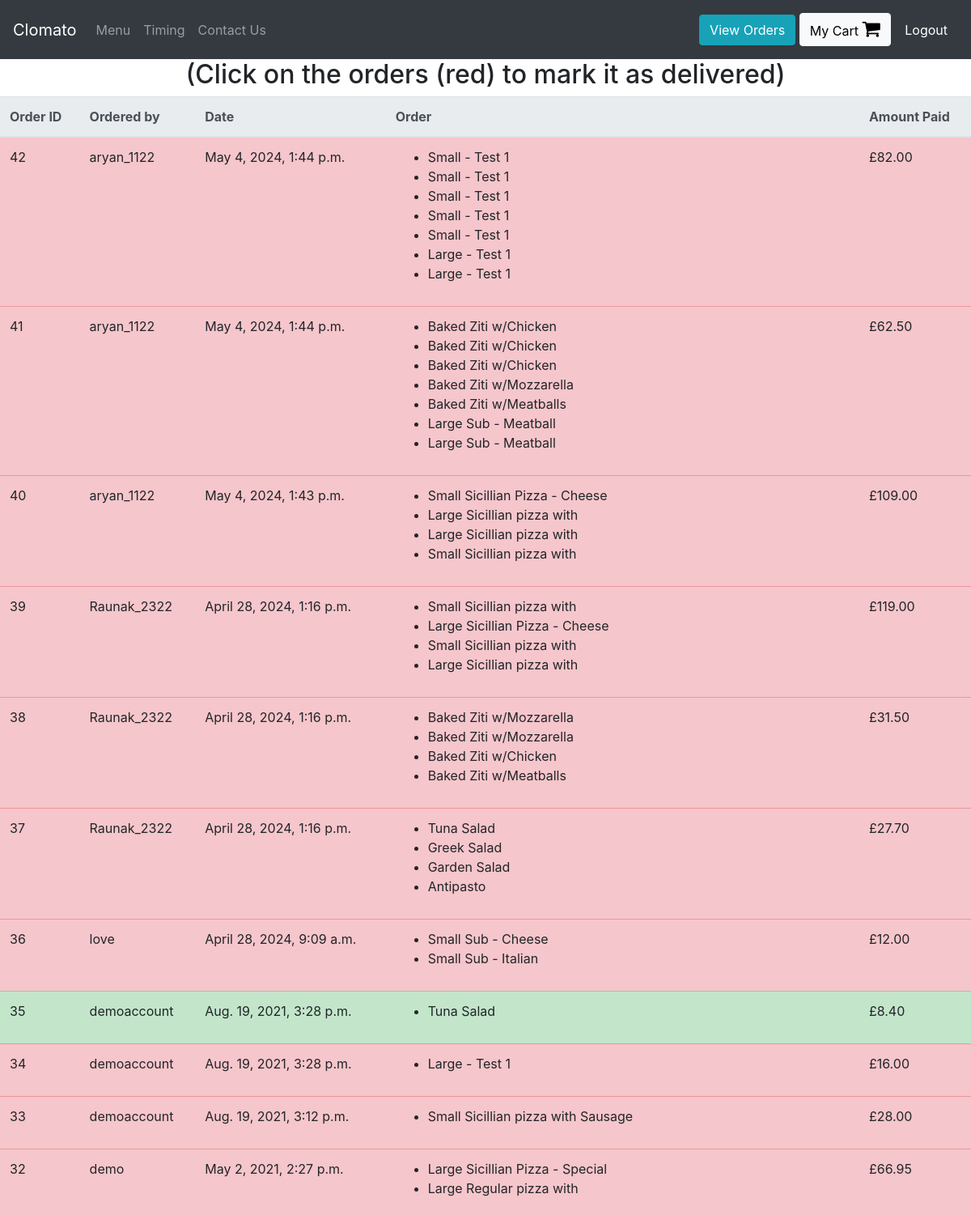
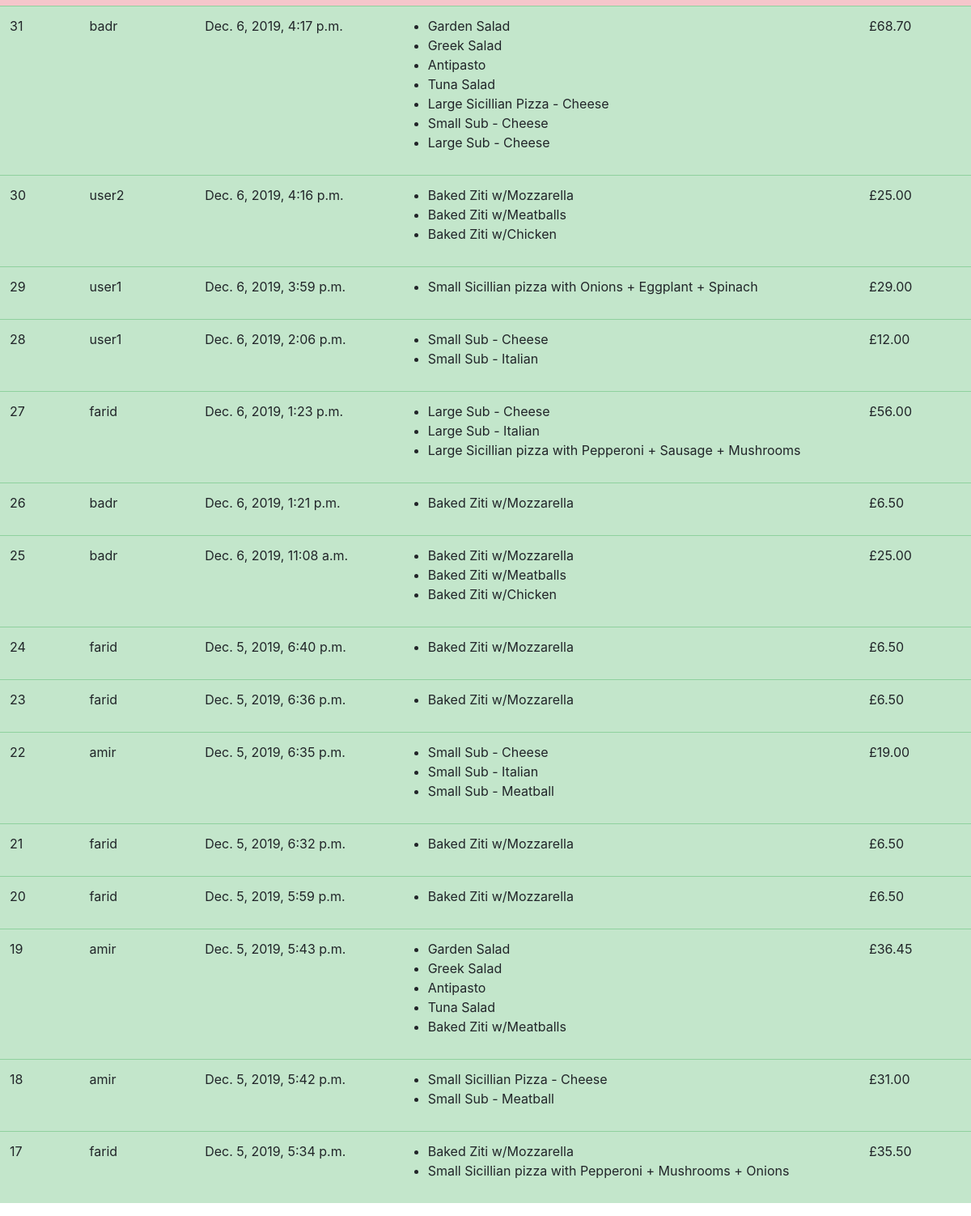
Page /view-orders (signed in) on the committed database (2 pictures, top to bottom).
### orders/models.py (models this page shows, shortened)
class UserOrder(models.Model):
    username = models.CharField(max_length=200) #who placed the order
    order = models.TextField() #this will be a string representation of the cart from localStorage
    price = models.DecimalField(max_digits=6, decimal_places=2) #how much was the order
    time_of_order  = models.DateTimeField(default=datetime.now, blank=True)
    delivered = models.BooleanField()

### orders/views.py (the view)
# urls.py: path("view-orders", views.view_orders, name="view_orders"),
def view_orders(request):
    if request.user.is_superuser:
        rows = UserOrder.objects.all().order_by('-time_of_order')
        return render(request, "orders/orders.html", context = {"rows":rows})
    else:
        rows = UserOrder.objects.all().filter(username = request.user.username).order_by('-time_of_order')
        return render(request, "orders/orders.html", context = {"rows":rows})

### orders/templatetags/custom_tags.py (called while the page is built)
@register.filter(name="format_cart")
def format_cart(value):
    return value[1:-1].split(",")

@register.filter(name="format_cart_item")
def format_cart_item(value):
    return value.replace("'","")

### orders/templates/orders/orders.html
{% extends 'orders/header.html' %}
{% load custom_tags %}
{% block content %}
<div class="container-fluid">
  <div class="row justify-content-center">
    {% if user.is_superuser %}
      <h2>(Click on the orders (red) to mark it as delivered)</h2>
    {% else %}
      <h2> Orders by: {{user.get_username}} </h2>
    {% endif %}
    <table class="table">
        <thead class="thead-light">
        <tr>
          <th scope="col">Order ID</th>
          <th scope="col">Ordered by</th>
          <th scope="col">Date</th>
          <th scope="col">Order</th>
          <th scope="col">Amount Paid</th>
        </tr>
        </thead>
        <tbody id = "orders_table">
          {% for row in rows %}
          {% if row.delivered %}
            <tr class="table-success">
          {% else %}
            <tr class="table-danger mark-as-complete">
          {% endif %}
              <td>{{row.id}}</td>
              <td>{{row.username}}</td>
              <td>{{row.time_of_order}}</td>
              <td >
                <ul>
                  {% for item in row.order|format_cart %}
                    <li>{{item|format_cart_item}}</li>
                  {% endfor %}
                </ul>
              </td>
              <td>£{{row.price}}</td>
            </tr>
          {% endfor %}
        </tbody>
    </table>
  </div>
</div>
{% endblock %}

### rows in the picture
UserOrder: id "42", username "aryan_1122", time_of_order "May 4, 2024, 1:44 p.m.", order "Small - Test 1" "Small - Test 1" "Small - Test 1" "Small - Test 1" "Small - Test 1" "Large - Test 1" "Large - Test 1", price "82.00"
UserOrder: id "41", username "aryan_1122", time_of_order "May 4, 2024, 1:44 p.m.", order "Baked Ziti w/Chicken" "Baked Ziti w/Chicken" "Baked Ziti w/Chicken" "Baked Ziti w/Mozzarella" "Baked Ziti w/Meatballs" "Large Sub - Meatball" "Large Sub - Meatball", price "62.50"
UserOrder: id "40", username "aryan_1122", time_of_order "May 4, 2024, 1:43 p.m.", order "Small Sicillian Pizza - Cheese" "Large Sicillian pizza with" "Large Sicillian pizza with" "Small Sicillian pizza with", price "109.00"
UserOrder: id "39", username "Raunak_2322", time_of_order "April 28, 2024, 1:16 p.m.", order "Small Sicillian pizza with" "Large Sicillian Pizza - Cheese" "Small Sicillian pizza with" "Large Sicillian pizza with", price "119.00"
UserOrder: id "38", username "Raunak_2322", time_of_order "April 28, 2024, 1:16 p.m.", order "Baked Ziti w/Mozzarella" "Baked Ziti w/Mozzarella" "Baked Ziti w/Chicken" "Baked Ziti w/Meatballs", price "31.50"
UserOrder: id "37", username "Raunak_2322", time_of_order "April 28, 2024, 1:16 p.m.", order "Tuna Salad" "Greek Salad" "Garden Salad" "Antipasto", price "27.70"
UserOrder: id "36", username "love", time_of_order "April 28, 2024, 9:09 a.m.", order "Small Sub - Cheese" "Small Sub - Italian", price "12.00"
UserOrder: id "35", username "demoaccount", time_of_order "Aug. 19, 2021, 3:28 p.m.", order "Tuna Salad", price "8.40"
UserOrder: id "34", username "demoaccount", time_of_order "Aug. 19, 2021, 3:28 p.m.", order "Large - Test 1", price "16.00"
UserOrder: id "33", username "demoaccount", time_of_order "Aug. 19, 2021, 3:12 p.m.", order "Small Sicillian pizza with Sausage", price "28.00"
UserOrder: id "32", username "demo", time_of_order "May 2, 2021, 2:27 p.m.", order "Large Sicillian Pizza - Special" "Large Regular pizza with", price "66.95"
UserOrder: id "31", username "badr", time_of_order "Dec. 6, 2019, 4:17 p.m.", order "Garden Salad" "Greek Salad" "Antipasto" "Tuna Salad" "Large Sicillian Pizza - Cheese" "Small Sub - Cheese" "Large Sub - Cheese", price "68.70"
UserOrder: id "30", username "user2", time_of_order "Dec. 6, 2019, 4:16 p.m.", order "Baked Ziti w/Mozzarella" "Baked Ziti w/Meatballs" "Baked Ziti w/Chicken", price "25.00"
UserOrder: id "29", username "user1", time_of_order "Dec. 6, 2019, 3:59 p.m.", order "Small Sicillian pizza with Onions + Eggplant + Spinach", price "29.00"
UserOrder: id "28", username "user1", time_of_order "Dec. 6, 2019, 2:06 p.m.", order "Small Sub - Cheese" "Small Sub - Italian", price "12.00"
UserOrder: id "27", username "farid", time_of_order "Dec. 6, 2019, 1:23 p.m.", order "Large Sub - Cheese" "Large Sub - Italian" "Large Sicillian pizza with Pepperoni + Sausage + Mushrooms", price "56.00"
UserOrder: id "26", username "badr", time_of_order "Dec. 6, 2019, 1:21 p.m.", order "Baked Ziti w/Mozzarella", price "6.50"
UserOrder: id "25", username "badr", time_of_order "Dec. 6, 2019, 11:08 a.m.", order "Baked Ziti w/Mozzarella" "Baked Ziti w/Meatballs" "Baked Ziti w/Chicken", price "25.00"
UserOrder: id "24", username "farid", time_of_order "Dec. 5, 2019, 6:40 p.m.", order "Baked Ziti w/Mozzarella", price "6.50"
UserOrder: id "23", username "farid", time_of_order "Dec. 5, 2019, 6:36 p.m.", order "Baked Ziti w/Mozzarella", price "6.50"
UserOrder: id "22", username "amir", time_of_order "Dec. 5, 2019, 6:35 p.m.", order "Small Sub - Cheese" "Small Sub - Italian" "Small Sub - Meatball", price "19.00"
UserOrder: id "21", username "farid", time_of_order "Dec. 5, 2019, 6:32 p.m.", order "Baked Ziti w/Mozzarella", price "6.50"
UserOrder: id "20", username "farid", time_of_order "Dec. 5, 2019, 5:59 p.m.", order "Baked Ziti w/Mozzarella", price "6.50"
UserOrder: id "19", username "amir", time_of_order "Dec. 5, 2019, 5:43 p.m.", order "Garden Salad" "Greek Salad" "Antipasto" "Tuna Salad" "Baked Ziti w/Meatballs", price "36.45"
UserOrder: id "18", username "amir", time_of_order "Dec. 5, 2019, 5:42 p.m.", order "Small Sicillian Pizza - Cheese" "Small Sub - Meatball", price "31.00"
UserOrder: id "17", username "farid", time_of_order "Dec. 5, 2019, 5:34 p.m.", order "Baked Ziti w/Mozzarella" "Small Sicillian pizza with Pepperoni + Mushrooms + Onions", price "35.50"
